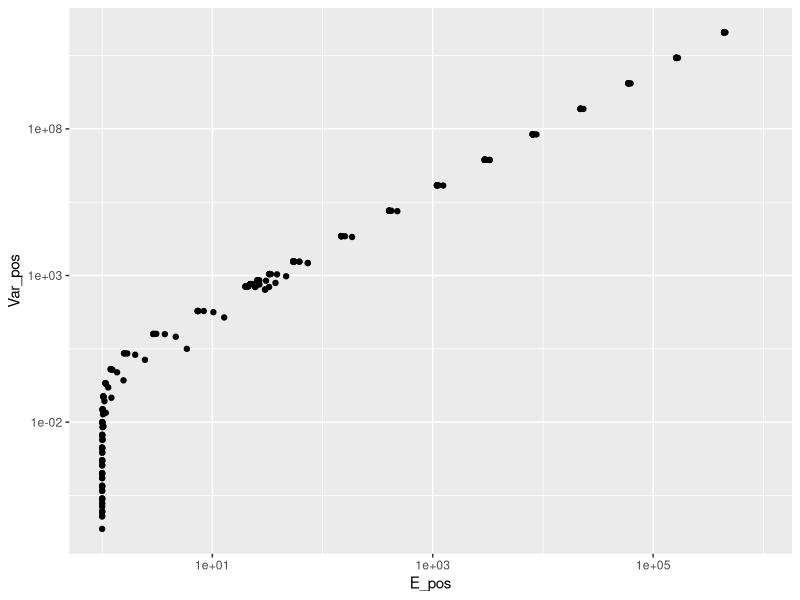
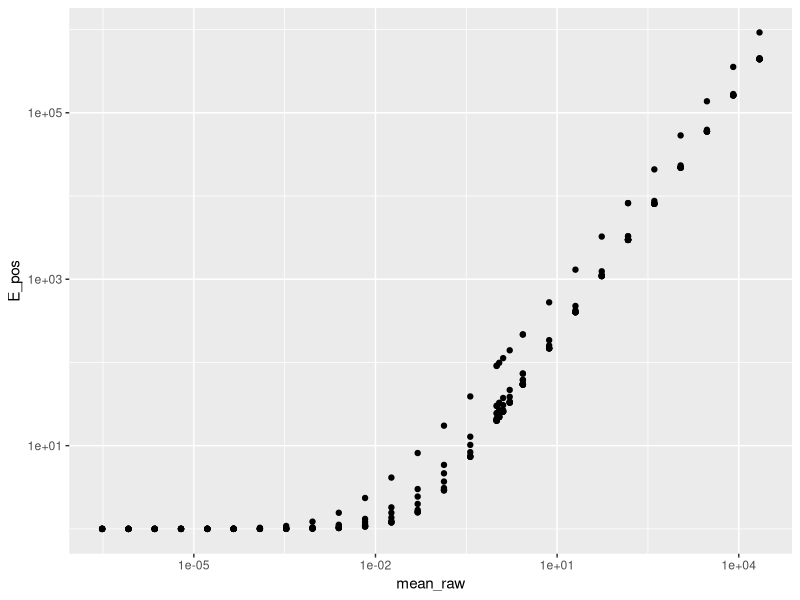
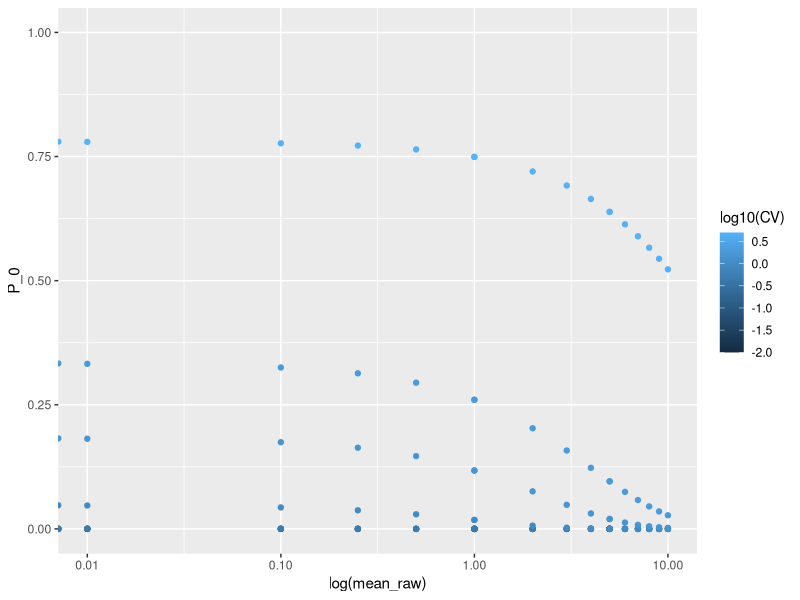
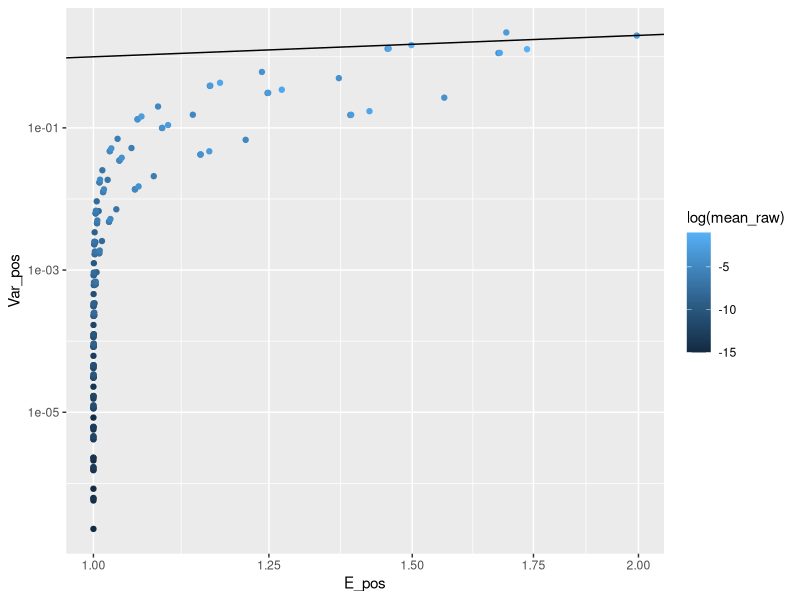
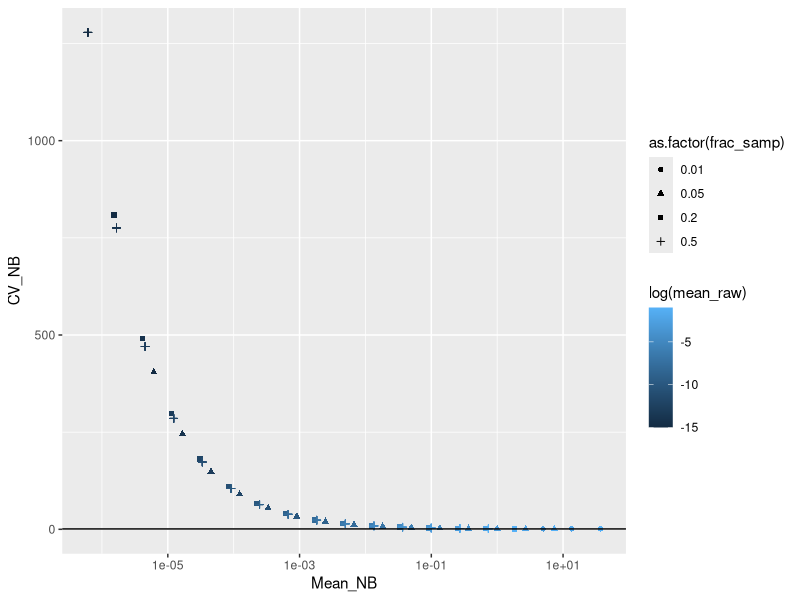
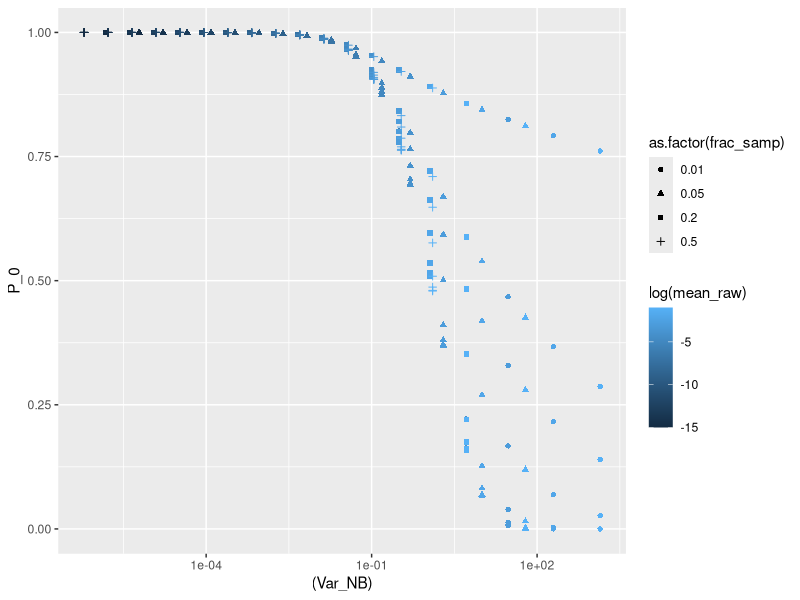
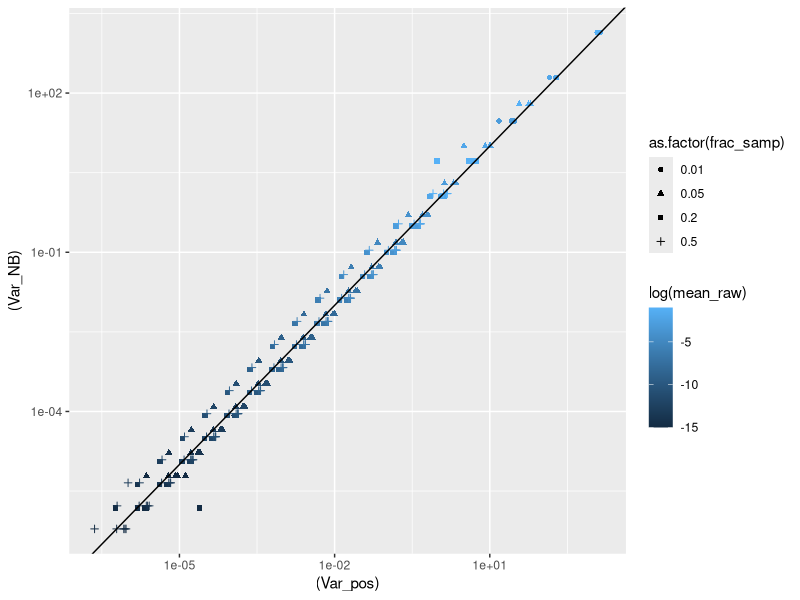
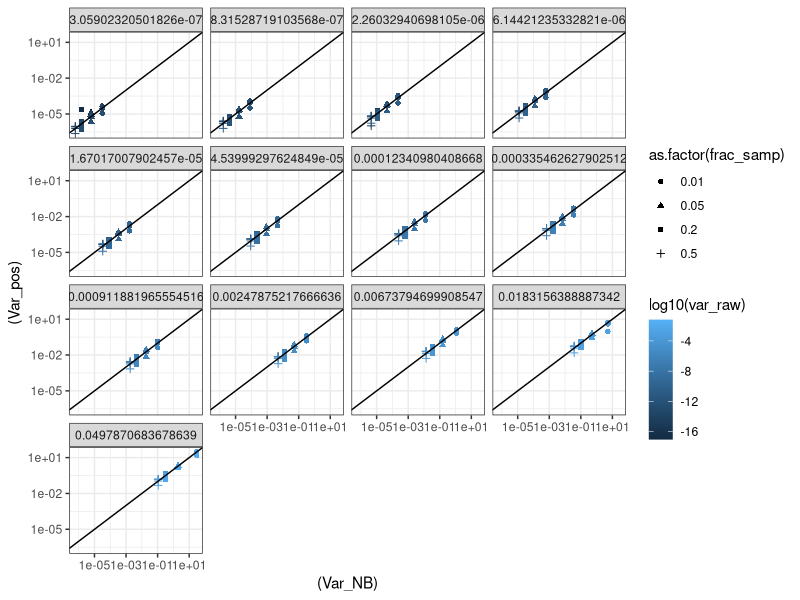

These figures' R source, in order: (Note: this script raises an error after producing the figures.)
library(dplyr)
library(ggplot2)

# This is for checking the re-parameterization of the salmon likelihoods circa 8-2019

alpha=20;beta=2;p=0.5
lambda <- rgamma(1e6,alpha,beta*(p^(-1)))
A <- rpois(length(lambda),lambda)

mean(A); alpha/(beta*p^(-1))

Var_A <- (alpha/(beta*p^(-1)))*(1+(1/(beta*p^(-1))))
var(A); Var_A

# check p(A=0)

p0 = ((beta*p^(-1)) / ((beta*p^(-1))+1))^(alpha) # non-logarithms
p0_2 =exp(alpha*(log((beta*p^(-1)))-log((beta*p^(-1))+1))) # logarithms

length(A[A==0])/length(A); p0; p0_2

# OK... so this works.
# Check calculations of expectations of zero-truncated negative binomial.

B<-A[A>0]

E_trunc <- alpha / ((beta*p^(-1)) * (1 - (1 + 1/(beta*p^(-1)))^(-alpha)))
mean(B); E_trunc

V_trunc <- (Var_A / (1-p0)) - p0 * E_trunc^2
var(B); V_trunc


C <- p^(-1) * B
E_expand = p^(-1) * E_trunc
mean(C); E_expand

V_expand = V_trunc * p^(-2)
var(C); V_expand

print(c("Base;","Mean = ",alpha/beta,"; Var = ",alpha/beta^2))


####### DEALING WITH INF and NA results in STAN
#  This is for the using the truncated negative binomial in the distribution of C


alpha_calc <- function(MEAN, VAR){ 
  return( MEAN^2 * VAR^(-1)) 
}
beta_calc <- function(MEAN, VAR, frac_samp){ 
  return(MEAN * VAR^(-1) * frac_samp)
}
Prob_0_Calc<- function(alpha, beta) { # This uses the beta from "beta_calc" and so includes sampling fraction
  return( exp(alpha * (log(beta)-log(beta+1))))  ;
}

# Positive part of the model. - re-expansion and approximation with a Gamma distribution.
# these equations use the alpha_calc and beta_calc functions from above in them.

E_trunc_pos <- function(alpha, beta){
  temp = exp(-alpha * log(1+beta^(-1))) ;
  Mean = exp(log(alpha)-log(beta)-log(1-temp)) ; 
  return(Mean) 
}

# remember that "beta" here always includes the sampling fraction value (from beta_calc) so don't need to explicitly include it.
V_trunc_pos <- function(alpha, beta, E_trunc_pos, Prob_0_Calc){
    Var = ((alpha / beta) * (1 + alpha / beta)) / (1-Prob_0_Calc) -
              (Prob_0_Calc) * E_trunc_pos^2 ;
    return(Var) 
}

#####################
# set up a grid of alpha an beta values to test across

MEAN <- sort(exp(c(-15:10,0.01,0.1,0.25,0.5,1,5)))
CV   <- c(0.01,0.10,0.25,0.5,1.0,1.5,2.0,5.0)

FRAC_SAMP <- c(0.01,0.05,0.20,0.50)
ALL <- NULL

for(i in 1: length(MEAN)){
  for(j in 1: length(FRAC_SAMP)){

    VAR <- (CV*MEAN[i])^2
    
    Alpha <- alpha_calc(MEAN[i], VAR)
    Beta  <- beta_calc(MEAN[i], VAR, FRAC_SAMP[j])
    
    Mean_NB <- Alpha / Beta
    Var_NB  <- (Alpha / Beta) * (1 + (Alpha / Beta))
    
    P_0 <- Prob_0_Calc(Alpha, Beta)
    
    E_pos <- E_trunc_pos(Alpha,Beta)
    Var_pos <- V_trunc_pos(Alpha,Beta,E_pos,P_0)
    
    out <- data.frame(mean_raw=MEAN[i],var_raw=VAR,cv_raw=CV,frac_samp=FRAC_SAMP[j],Mean_NB,Var_NB,Alpha,Beta,P_0,E_pos,Var_pos)
    
    ALL <- rbind(ALL,out)
    
  }
}

ALL$CV <- ALL$cv_raw
ALL$CV_NB <- sqrt(ALL$Var_NB)/ALL$Mean_NB
ALL$CV_pos <- sqrt(ALL$Var_pos) / ALL$E_pos

ALL <- ALL %>% mutate(term_1_pos =(Var_NB)/(1-P_0),term_2_pos = P_0*E_pos^2)

ALL <- ALL %>% mutate(E_pos_term = (1+Beta^(-1))^(-Alpha))
#### LOOK AT THESE SIMULATIONS





P1 <- ggplot(ALL %>% filter(frac_samp == 0.05)) +
      geom_point(aes(y=Var_pos,x=E_pos)) +
      scale_y_log10() +
      scale_x_log10()
P1


ggplot(ALL %>% filter(frac_samp == 0.05)) +
  geom_point(aes(y=E_pos,x=mean_raw)) +
#  geom_abline(intercept=0,slope=1) +
  scale_x_log10()  +
  scale_y_log10()


ggplot(ALL %>% filter(frac_samp == 0.05)) +
  geom_point(aes(y=P_0,x=log(mean_raw),color=log10(CV))) +
  scale_x_log10()





ggplot(ALL %>% filter(E_pos<2,CV>0.25,CV<=1.5)) +
  geom_point(aes(y=Var_pos,x=E_pos,color=log(mean_raw))) +
  geom_abline(intercept=0,slope=1) +
  scale_x_log10() +
  scale_y_log10()





ggplot(ALL %>% filter(log(mean_raw)<0)) +
  geom_point(aes(y=CV_NB,x=Mean_NB,color=log(mean_raw),shape=as.factor(frac_samp))) +
  geom_abline(intercept=1,slope=0) +
  scale_x_log10()


ggplot(ALL %>% filter(log(mean_raw)<0)) +
  geom_point(aes(y=P_0,x=(Var_NB),color=log(mean_raw),shape=as.factor(frac_samp))) +
  #geom_abline(intercept=1,slope=0) +
  scale_x_log10()


ggplot(ALL %>% filter(log(mean_raw)<0)) +
  geom_point(aes(y=(Var_NB),x=(Var_pos),color=log(mean_raw),shape=as.factor(frac_samp))) +
  geom_abline(intercept=0,slope=1) +
  scale_x_log10()+
  scale_y_log10()
  
ggplot(ALL %>% filter(log(mean_raw)< -2)) +
  geom_point(aes(x=(Var_NB),y=(Var_pos),color=log10(var_raw),shape=as.factor(frac_samp))) +
  geom_abline(intercept=0,slope=1) +
  scale_x_log10()+
  scale_y_log10() +
  facet_wrap(~mean_raw) +
  theme_bw( )





ggplot(ALL) +# %>% filter(log(mean_raw)< -2)) +
  geom_point(aes(y= term_1_pos ,x= term_2_pos ,color=log(mean_raw),shape=as.factor(frac_samp))) +
  geom_abline(intercept=0,slope=1) +
  scale_x_log10()+
  scale_y_log10() +
  facet_wrap(~var_raw) +
  theme_bw( )

#############
ggplot(ALL %>% filter((Var_pos)<0)) +
  geom_point(aes(y= term_1_pos ,x= term_2_pos ,color=log(mean_raw),shape=as.factor(frac_samp))) +
  geom_abline(intercept=0,slope=1) +
  scale_x_log10()+
  scale_y_log10() +
  facet_wrap(~var_raw) +
  theme_bw( )
#########

ggplot(ALL %>% filter(Alpha>1e-30)) +
  geom_point(aes(y= E_pos_term ,x= Alpha,color=log10(Beta))) +
  scale_x_log10()

##########################################################################
##########################################################################
##########################################################################
##########################################################################
### OK cases where things go haywire:
## Var_pos is negative:
  A <- ALL %>% filter(Var_pos<0)
  summary(A)
  
  ggplot(A) +
    geom_point(aes(y=Mean_NB,x=E_pos,color=log10(Var_NB))) +
    scale_x_log10() +
    scale_y_log10() 
  
  
  
# Var_pos is infinite (doesn't occur)
  B <- ALL %>% filter(is.infinite(Var_pos))
  #Occurs rarely when var_raw is large and mean raw is large and frac_samp is large

# E_pos is Inf  
  C <- ALL %>% filter(is.infinite(E_pos))
  # Always associated with P_0 = 1 and 
  # driven by E_pos_term == 1. which can happen when alpha is very small
  
  ############ THIS GETS RID OF ALL CASES WHERE E_pos is infinite.
  Q <- ALL %>% filter( Mean_NB > 1e-10)
  # When Trimming by Mean_NB, set Var_NB == Mean_NB
  
  ggplot(Q) +
    geom_point(aes(y= Var_pos, x= Var_NB ,color=log(mean_raw),shape=as.factor(frac_samp))) 
    #scale_x_log10() +
    #scale_y_log10() 
  ggplot(Q %>% filter(Var_pos<0)) +
    geom_point(aes(y= Var_NB, x= Mean_NB ,
                   color=log(mean_raw),shape=as.factor(frac_samp))) +
    geom_abline(intercept=0,slope=1) +
    scale_x_log10() +
    scale_y_log10()
  

  D <- ALL %>% filter(Var_pos>0,E_pos<10)
  
  ggplot(D) +
    geom_point(aes(y= CV_pos, x= E_pos ,color=CV,shape=as.factor(frac_samp))) +
    scale_x_log10()
  
  E <- ALL %>% filter(Var_pos<0,E_pos<10)
  
  ggplot(Q %>% filter(Var_pos>0)) +
    geom_point(aes(y= CV_NB, x= CV_pos  ,
                   color=as.factor(CV),shape=as.factor(frac_samp))) +
    #geom_abline(intercept=0,slope=1) +
    scale_x_log10() +
    scale_y_log10() + facet_wrap(~CV)
  
  ggplot(Q %>% filter(Var_pos>0)) +
    geom_point(aes(y= CV_NB, x= mean_raw  ,
                   color=as.factor(CV),shape=as.factor(frac_samp))) +
    #geom_abline(intercept=0,slope=1) +
    scale_x_log10() +
    scale_y_log10() +
    facet_wrap(~CV)
  
  
  ggplot(D %>% filter (Var_pos<0)) +
    geom_point(aes(y= term_1_pos ,x= term_2_pos ,color=log(mean_raw),shape=as.factor(frac_samp))) +
    geom_abline(intercept=0,slope=1) +
    scale_x_log10()+
    scale_y_log10() +
    facet_wrap(~var_raw) +
    theme_bw( )
  #mean_raw << var_raw ... CV is huge
    #
  
  # Alpha_NB is very small (<1e-20) and less than Beta_NB
  
  
  # occurs very commonly when CV of the raw is very large


